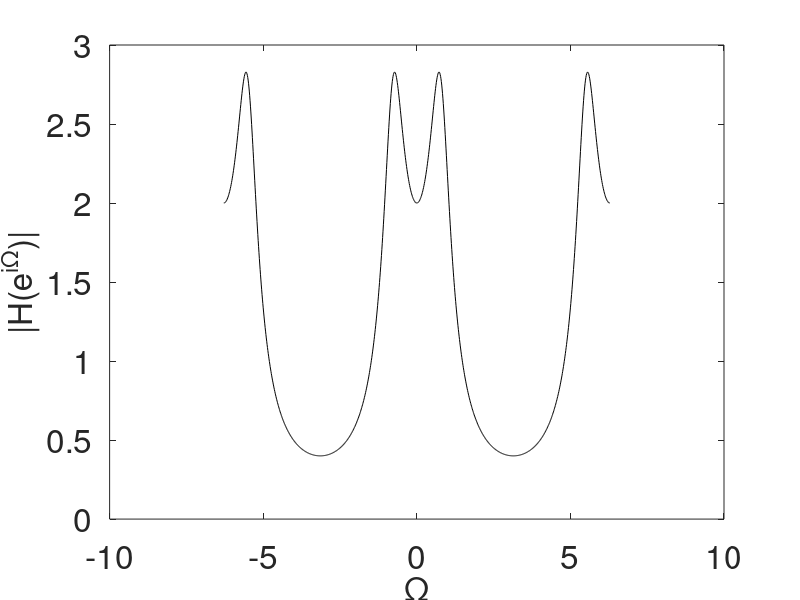

The MATLAB source for this figure:
% Signals and Systems lecture on November 13, 2026
omega = linspace(-2*pi, 2*pi, 1000);
p1 = 1/2+1i*(1/2);
p2 = 1/2-1i*(1/2);
freq_response = @(z) 1./((z-p1).*(z-p2));

exp_omega = exp(1i*omega);

figure(1)
plot(omega,abs(freq_response(exp_omega)),'k-')
xlabel('\Omega')
ylabel('|H(e^{i\Omega})|')
set(findall(gcf,'-property','FontSize'),'FontSize',24)
